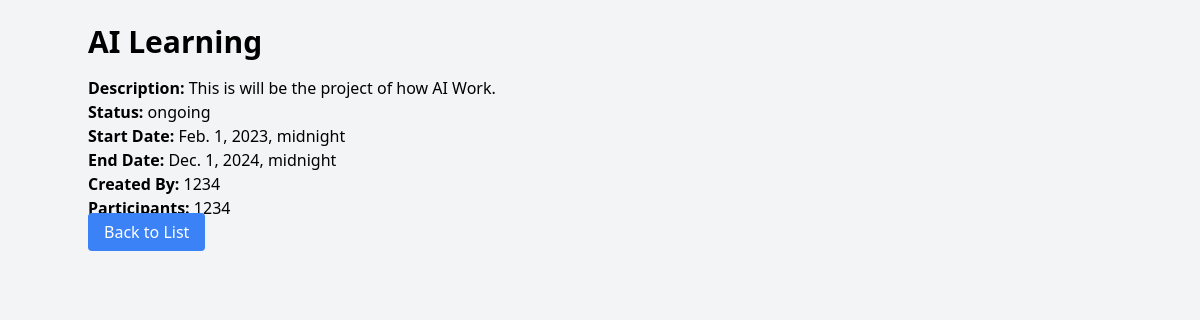
/projects/1/, run on the app's committed database.
### project/models.py (models this page shows, shortened)
class ResearchProject(models.Model):
    title = models.CharField(max_length=255)
    description = models.TextField()
    start_date = models.DateTimeField()
    end_date = models.DateTimeField(null=True, blank=True)
    status = models.CharField(max_length=50, choices=[('ongoing', 'Ongoing'), ('completed', 'Completed'), ('pending', 'Pending')])
    created_by = models.ForeignKey(User, on_delete=models.CASCADE, related_name='created_projects')

### users/models.py (models this page shows)
class Participant(models.Model):
    user = models.OneToOneField(User, on_delete=models.CASCADE, related_name='participant_info')
    status = models.CharField(max_length=50, choices=[('enrolled', 'Enrolled'), ('inactive', 'Inactive')])
    project = models.ForeignKey(ResearchProject, on_delete=models.SET_NULL, null=True, blank=True, related_name='participants')
    def __str__(self):
        return self.user.username

### project/views.py (the view)
# urls.py: path('<int:pk>/', views.project_detail, name='project_detail'),
def project_detail(request, pk):
    project = get_object_or_404(ResearchProject, pk=pk)
    return render(request, 'project_detail.html', {'project': project})

### project/templates/project_detail.html (shortened to what this page needs)
<!DOCTYPE html>
<html lang="en">
<head>
    <link href="https://cdn.jsdelivr.net/npm/tailwindcss@2.2.19/dist/tailwind.min.css" rel="stylesheet">
</head>
<body class="bg-gray-100 p-6">
    <div class="container mx-auto">
        <h1 class="text-3xl font-bold mb-4">{{ project.title }}</h1>
        <p><strong>Description:</strong> {{ project.description }}</p>
        <p><strong>Status:</strong> {{ project.status }}</p>
        <p><strong>Start Date:</strong> {{ project.start_date }}</p>
        <p><strong>End Date:</strong> {{ project.end_date }}</p>
        <p><strong>Created By:</strong> {{ project.created_by }}</p>
        <p><strong>Participants:</strong> {{ project.participants.all|join:", " }}</p>
        <a href="{% url 'project_list' %}" class="bg-blue-500 text-white px-4 py-2 rounded">Back to List</a>
    </div>
</body>
</html>

### data on the page
ResearchProject: title "AI Learning", description "This is will be the project of how AI Work.", status "ongoing", start_date "Feb. 1, 2023, midnight", end_date "Dec. 1, 2024, midnight", created_by "1234", participants.all "1234"
